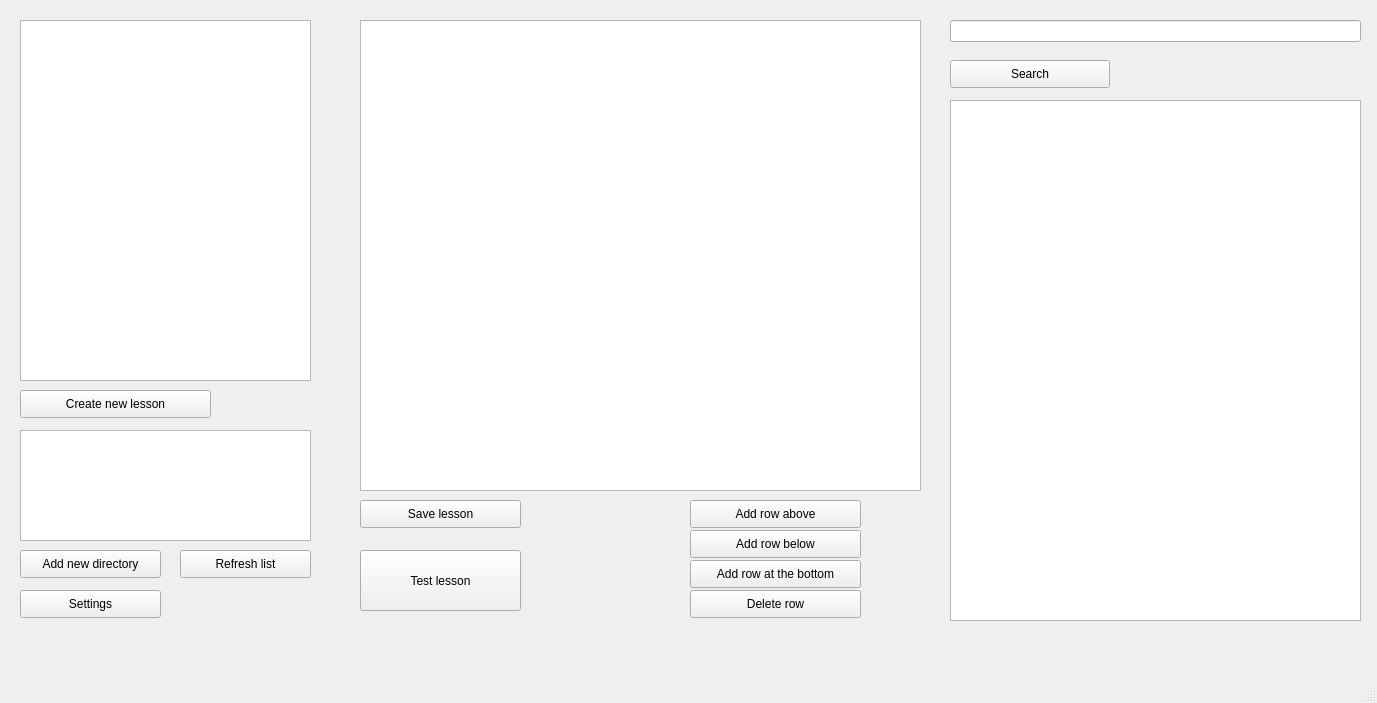
<?xml version="1.0" encoding="UTF-8"?>
<ui version="4.0">
 <class>MainWindow</class>
 <widget class="QMainWindow" name="MainWindow">
  <property name="geometry">
   <rect>
    <x>0</x>
    <y>0</y>
    <width>1377</width>
    <height>703</height>
   </rect>
  </property>
  <property name="windowTitle">
   <string>Universal Vocabulary Trainer</string>
  </property>
  <widget class="QWidget" name="centralwidget">
   <widget class="QPushButton" name="pushButton_CreateNewLesson">
    <property name="geometry">
     <rect>
      <x>20</x>
      <y>390</y>
      <width>191</width>
      <height>28</height>
     </rect>
    </property>
    <property name="text">
     <string>Create new lesson</string>
    </property>
   </widget>
   <widget class="QListWidget" name="listWidget">
    <property name="geometry">
     <rect>
      <x>20</x>
      <y>20</y>
      <width>291</width>
      <height>361</height>
     </rect>
    </property>
   </widget>
   <widget class="QTableWidget" name="tableWidget">
    <property name="geometry">
     <rect>
      <x>360</x>
      <y>20</y>
      <width>561</width>
      <height>471</height>
     </rect>
    </property>
   </widget>
   <widget class="QPushButton" name="pushButton_AddFolder">
    <property name="geometry">
     <rect>
      <x>20</x>
      <y>550</y>
      <width>141</width>
      <height>28</height>
     </rect>
    </property>
    <property name="text">
     <string>Add new directory</string>
    </property>
   </widget>
   <widget class="QPlainTextEdit" name="plainTextEdit_Folders">
    <property name="geometry">
     <rect>
      <x>20</x>
      <y>430</y>
      <width>291</width>
      <height>111</height>
     </rect>
    </property>
   </widget>
   <widget class="QPushButton" name="pushButton_UpdateLessensView">
    <property name="geometry">
     <rect>
      <x>180</x>
      <y>550</y>
      <width>131</width>
      <height>28</height>
     </rect>
    </property>
    <property name="text">
     <string>Refresh list</string>
    </property>
   </widget>
   <widget class="QPushButton" name="pushButton_TestLesson">
    <property name="geometry">
     <rect>
      <x>360</x>
      <y>550</y>
      <width>161</width>
      <height>61</height>
     </rect>
    </property>
    <property name="text">
     <string>Test lesson</string>
    </property>
   </widget>
   <widget class="QPushButton" name="pushButton_Save">
    <property name="geometry">
     <rect>
      <x>360</x>
      <y>500</y>
      <width>161</width>
      <height>28</height>
     </rect>
    </property>
    <property name="text">
     <string>Save lesson</string>
    </property>
   </widget>
   <widget class="QPushButton" name="pushButton_InsertRowAbove">
    <property name="geometry">
     <rect>
      <x>690</x>
      <y>500</y>
      <width>171</width>
      <height>28</height>
     </rect>
    </property>
    <property name="text">
     <string>Add row above</string>
    </property>
   </widget>
   <widget class="QPushButton" name="pushButton_InsertRowBelow">
    <property name="geometry">
     <rect>
      <x>690</x>
      <y>530</y>
      <width>171</width>
      <height>28</height>
     </rect>
    </property>
    <property name="text">
     <string>Add row below</string>
    </property>
   </widget>
   <widget class="QPushButton" name="pushButton_AddRowBelow">
    <property name="geometry">
     <rect>
      <x>690</x>
      <y>560</y>
      <width>171</width>
      <height>28</height>
     </rect>
    </property>
    <property name="text">
     <string>Add row at the bottom</string>
    </property>
   </widget>
   <widget class="QPushButton" name="pushButton_RemoveRow">
    <property name="geometry">
     <rect>
      <x>690</x>
      <y>590</y>
      <width>171</width>
      <height>28</height>
     </rect>
    </property>
    <property name="text">
     <string>Delete row</string>
    </property>
   </widget>
   <widget class="QLineEdit" name="lineEdit_SearchString">
    <property name="geometry">
     <rect>
      <x>950</x>
      <y>20</y>
      <width>411</width>
      <height>22</height>
     </rect>
    </property>
   </widget>
   <widget class="QPushButton" name="pushButton_Search">
    <property name="geometry">
     <rect>
      <x>950</x>
      <y>60</y>
      <width>160</width>
      <height>28</height>
     </rect>
    </property>
    <property name="text">
     <string>Search</string>
    </property>
   </widget>
   <widget class="QPushButton" name="pushButton_ApplicationSettings">
    <property name="geometry">
     <rect>
      <x>20</x>
      <y>590</y>
      <width>141</width>
      <height>28</height>
     </rect>
    </property>
    <property name="text">
     <string>Settings</string>
    </property>
   </widget>
   <widget class="QListWidget" name="listWidget_SearchResults">
    <property name="geometry">
     <rect>
      <x>950</x>
      <y>100</y>
      <width>411</width>
      <height>521</height>
     </rect>
    </property>
   </widget>
  </widget>
  <widget class="QMenuBar" name="menubar">
   <property name="geometry">
    <rect>
     <x>0</x>
     <y>0</y>
     <width>1377</width>
     <height>22</height>
    </rect>
   </property>
  </widget>
  <widget class="QStatusBar" name="statusbar"/>
 </widget>
 <resources/>
 <connections/>
</ui>
